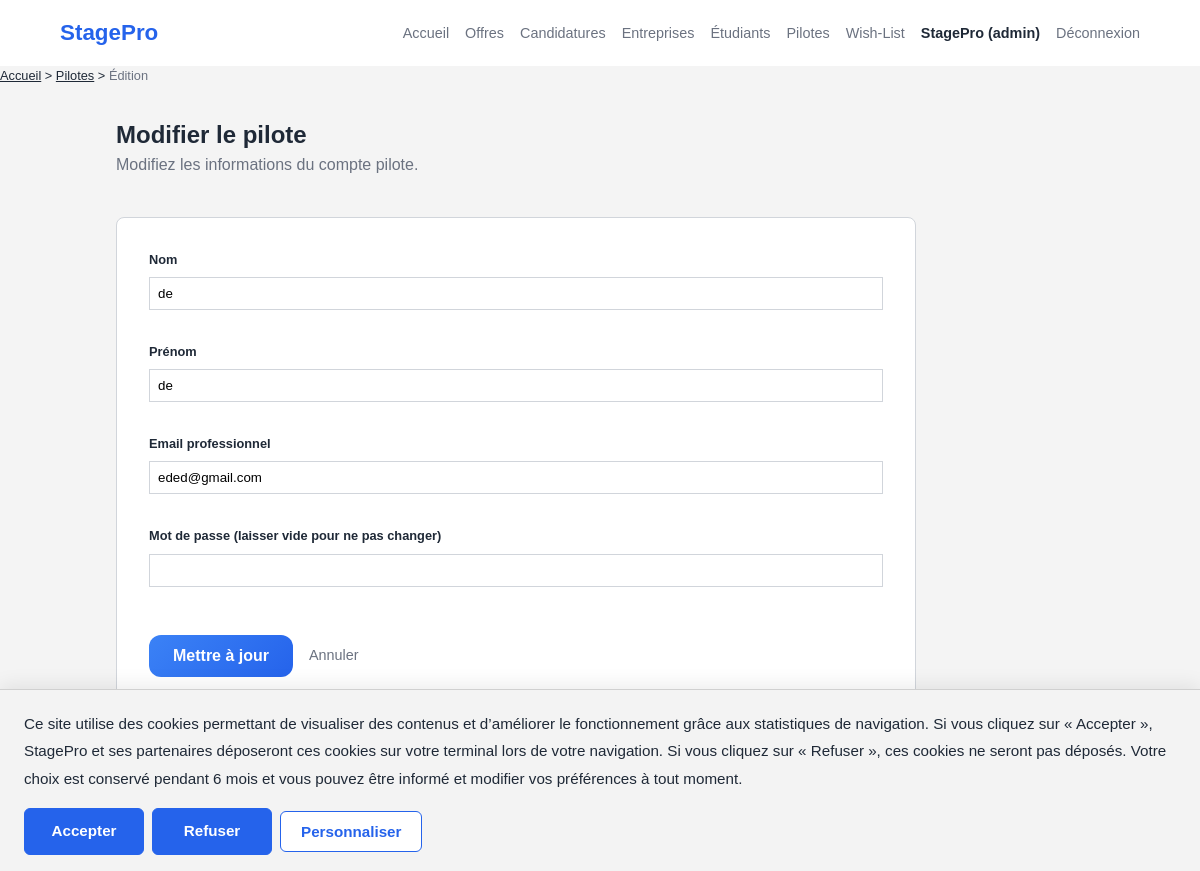
Screenshot of /index.php?page=pilote-edit&id=7 (signed in) with the database file from the repository.
### tables this page shows
CREATE TABLE `utilisateurs` (
  `id` int(11) NOT NULL,
  `nom` varchar(100) NOT NULL,
  `prenom` varchar(100) NOT NULL,
  `email` varchar(150) NOT NULL,
  `mot_de_passe` varchar(255) NOT NULL,
  `role_id` int(11) NOT NULL,
  `created_at` timestamp NOT NULL DEFAULT current_timestamp()
);

### app/Controllers/PiloteController.php (called while the page is built, shortened)
<?php
require_once __DIR__ . '/../Models/Utilisateur.php';
class PiloteController
{
    private $model;
    public function __construct()
    {
        $this->model = new Utilisateur();
    }
    public function edit($id)
    {
        $pilote = $this->model->findById((int)$id);
        $modeEdition = true;
        include __DIR__ . '/../Views/layout/header.php';
        include __DIR__ . '/../Views/pilotes/formulaire.php';
        include __DIR__ . '/../Views/layout/footer.php';
    }
}

### config/Database.php (called while the page is built)
<?php
class Database {
    private static $instance = null;
    public static function getConnection() {
        if (self::$instance === null) {
            try {
                self::$instance = new PDO(
                    "mysql:host=localhost;dbname=stagepro;charset=utf8",
                    "root",
                    ""
                );
                self::$instance->setAttribute(PDO::ATTR_ERRMODE, PDO::ERRMODE_EXCEPTION);
                self::$instance->setAttribute(PDO::ATTR_DEFAULT_FETCH_MODE, PDO::FETCH_ASSOC);
            } catch (PDOException $e) {
                die("Erreur de connexion : " . $e->getMessage());
            }
        }
        return self::$instance;
    }
}

### app/Models/Utilisateur.php (called while the page is built, shortened)
<?php
require_once __DIR__ . '/../../config/Database.php';
class Utilisateur {
    private $db;
    public function __construct() {
        $this->db = Database::getConnection();
    }
    public function findById($id) {
        $sql = "SELECT u.*, r.nom AS role_nom
                FROM utilisateurs u
                JOIN roles r ON u.role_id = r.id
                WHERE u.id = :id";
        $stmt = $this->db->prepare($sql);
        $stmt->execute(['id' => $id]);
        return $stmt->fetch(PDO::FETCH_ASSOC);
    }
}

### app/Views/pilotes/formulaire.php (the view, shortened to what this page needs)
<?php
$isEdit = isset($modeEdition) && $modeEdition === true && isset($pilote);
$actionTitle = $isEdit ? "Modifier le pilote" : "Créer un pilote";
?>
<nav aria-label="Fil d’ariane" style="margin-bottom: 2rem; font-size: 0.8rem;">
  <p>
    <a href="index.php?page=home" style="color: var(--accent-blue);">Accueil</a> &gt;
    <a href="index.php?page=pilotes" style="color: var(--accent-blue);">Pilotes</a> &gt;
    <span style="color: var(--text-muted);"><?= $isEdit ? 'Édition' : 'Création' ?></span>
  </p>
</nav>
<section>
  <h1><?= $actionTitle ?></h1>
  <p style="color: var(--text-muted);">
    <?= $isEdit ? "Modifiez les informations du compte pilote." : "Ajoutez un nouveau compte pilote pour la gestion des promotions." ?>
  </p>
</section>
<section style="margin-top: 2rem;">
  <form action="index.php?page=pilote-save" method="post" style="max-width: 800px; background: var(--surface); padding: 2rem; border-radius: 8px; border: 1px solid var(--border);">
    <div class="form-group" style="margin-bottom: 1rem;">
      <label for="nom" style="display: block; margin-bottom: 0.5rem;">Nom</label>
      <input type="text" id="nom" name="nom"
             value="<?= htmlspecialchars($pilote['nom'] ?? '') ?>"
             placeholder="Ex: Martin" required style="width: 100%; padding: 0.5rem;">
    </div>
    <div class="form-group" style="margin-bottom: 1rem;">
      <label for="prenom" style="display: block; margin-bottom: 0.5rem;">Prénom</label>
      <input type="text" id="prenom" name="prenom"
             value="<?= htmlspecialchars($pilote['prenom'] ?? '') ?>"
             placeholder="Ex: Jean" required style="width: 100%; padding: 0.5rem;">
    </div>
    <div class="form-group" style="margin-bottom: 1rem;">
      <label for="email" style="display: block; margin-bottom: 0.5rem;">Email professionnel</label>
      <input type="email" id="email" name="email"
             value="<?= htmlspecialchars($pilote['email'] ?? '') ?>"
             placeholder="Ex: jmartin@cesi.fr" required style="width: 100%; padding: 0.5rem;">
    </div>
    <div class="form-group" style="margin-bottom: 1rem;">
      <label for="password" style="display: block; margin-bottom: 0.5rem;">
        Mot de passe <?= $isEdit ? "(laisser vide pour ne pas changer)" : "" ?>
      </label>
      <input type="password" id="password" name="password"
             <?= $isEdit ? "" : "required" ?> style="width: 100%; padding: 0.5rem;">
    </div>
    <div style="margin-top: 2rem; display: flex; gap: 1rem; align-items: center;">
      <button type="submit" class="btn-cta"><?= $isEdit ? "Mettre à jour" : "Enregistrer le pilote" ?></button>
      <a href="index.php?page=pilotes" style="color: var(--text-muted); text-decoration: none; font-size: 0.9rem;">Annuler</a>
    </div>
  </form>
</section>

### public/styles.css (style rules this page uses)
:root { --bg-body: #f4f4f4; --surface: #ffffff; --accent: #2563eb; --text-main: #1f2937; --text-muted: #6b7280; --border: #d1d5db; --header-height: 0px; }
* { box-sizing: border-box; margin: 0; padding: 0; }
body { background-color: var(--bg-body); color: var(--text-main); font-family: sans-serif; line-height: 1.5; padding-bottom: 2rem; }
section { margin-bottom: 5rem; }
.btn-cta { background: linear-gradient(135deg, #3b82f6, #2563eb); color: white; padding: 12px 24px; font-size: 1rem; font-weight: 600; border-radius: 12px; text-decoration: none; display: inline-block; transition: all 0.2s ease; }
form { background: #fff; padding: 1.5rem; border: 1px solid var(--border); }
label { font-weight: bold; font-size: 0.8rem; display: block; margin-bottom: 0.3rem; }
input, select, textarea { width: 100%; border: 1px solid var(--border); padding: 0.5rem; margin-bottom: 1rem; }
button { background: #374151; color: #fff; border: none; padding: 0.6rem 1rem; cursor: pointer; }
section:not(.hero):not(.entreprise-showcase):not(.espaces-section):not(.stats-section) { max-width: 1000px; margin: 0 auto 2.5rem auto; padding: 0 1rem; }

### rows the page displays
utilisateurs: nom "de", prenom "de", email "eded@gmail.com"

### other values shown
$_SESSION['user']['prenom'] "StagePro"
$_SESSION['user']['role'] "admin"
$actionTitle "Modifier le pilote"
